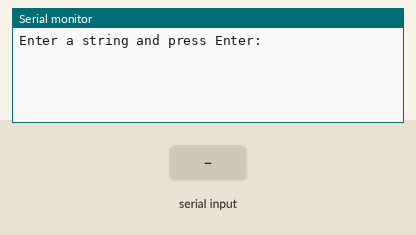
This sketch was run on a simulated Arduino Uno, built with avr-gcc and run on an emulated ATmega328P. Shown: the last lines printed to the serial monitor. Inputs (shaded band) come from the test bench.

Above: at 1.2 s.
1.3 s: "0\n" received over Serial
At 2.7 s:
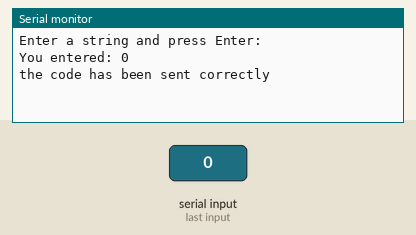
3.5 s: "1\n" received over Serial
At 4.14 s:
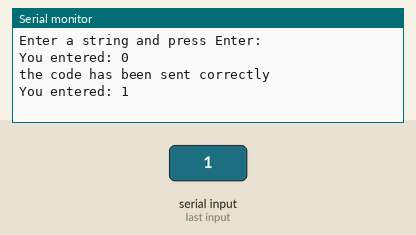

Measured:
- after the input at 1.3 s, the serial monitor: prints a new line after 0.70 s (image 1)
- after the input at 3.5 s, the serial monitor: prints a new line after 0.58 s (image 2)

The sketch:

IR_transmitter_multiple.ino
```cpp
#include <IRremote.hpp>
#define IR_LED_PIN 2
void setup()
{
  //...
  Serial.begin(9600);
  IrSender.begin(IR_LED_PIN);
   Serial.println("Enter a string and press Enter:");
}
void Send_Code(char userInput){
  if (userInput!=NULL ) { // Only proceed if we got actual input
      Serial.print("You entered: ");
      Serial.println(userInput);

      switch(userInput) { // Check only the first character
        case '0':
          IrSender.sendNEC(0x00FF6897, 32);
          break;
        case '1':
          IrSender.sendNEC(0x00FF30CF, 32);
          break;
        case '2':
          IrSender.sendNEC(0x00FF18E7, 32);
          break;
        case '3':
          IrSender.sendNEC(0x00FF7A85, 32);
          break;
        case '4':
          IrSender.sendNEC(0x00FF10EF, 32);
          break;
        case '5':
          IrSender.sendNEC(0x00FF38C7, 32);
          break;
        case '6':
          IrSender.sendNEC(0x00FF5AA5, 32);
          break;
        case '7':
          IrSender.sendNEC(0x00FF42BD , 32);
          break;
        case '8':
          IrSender.sendNEC(0x00FF4AB5, 32);
          break;
        case '9':
          IrSender.sendNEC(0x00FF52AD , 32);
          break;
        case '-':
          IrSender.sendNEC(0x00FFE01F   , 32);
          break;
        case '+':
          IrSender.sendNEC(0x00FFA857   , 32);
          break;

        default:
          Serial.println("Please enter a digit (0-9)");
          break;
      }
    }
}
void loop() {
  if (Serial.available() > 0) {
    String userInput = Serial.readStringUntil('\n'); // Read until newline
    userInput.trim(); // Remove any whitespace or newline characters
    int len_code = userInput.length();
    for(int i = 0;i<len_code;i++){
      char input_char = userInput[i];
      Send_Code(input_char);
      delay(10);
    }
    Serial.println("the code has been sent correctly");
    delay(1000);

  }

delay(1000);
  //...
}
```
